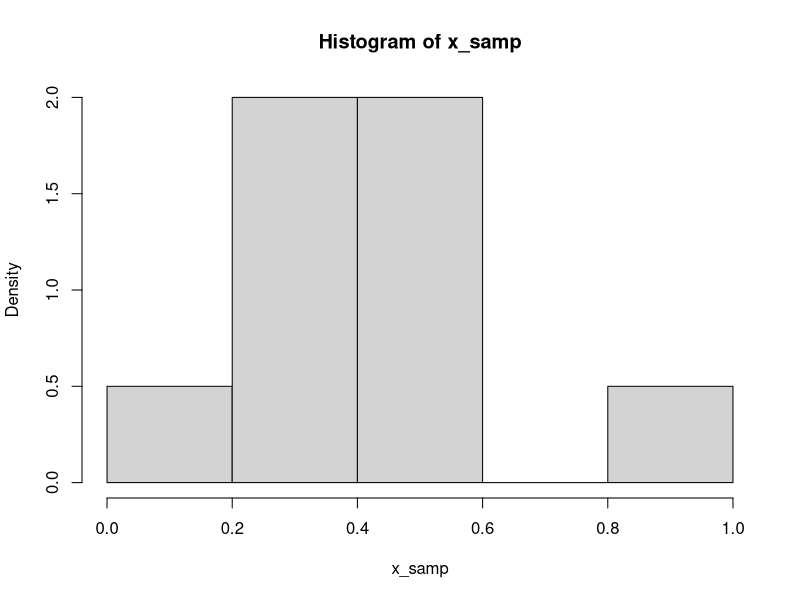

The R source for this figure: (Note: this script raises an error after producing the figure.)
#Question 1 part e
f_density <- function(x, a, b){
  constant = a*b
  y = constant*(x^(a - 1)*(1-(x^a))^(b - 1))
  
  y
}


##############

inversion_sampler = function(a, b, num_samps){
  
  #Setup
  u = runif(num_samps)
  fu = (1 - (1-u)^(1/b))^(1/a)
  
  fu
  
}

h_sampler = function(g, num_samps){
  
  x_samp = c()
  
  for(i in 1:num_samps) {
    u = 1
    w = 1/2
    iter=0
    threshold=(max(f_density(w, 2, 1/g), f_density(w, 2, g)))/(f_density(w, 2, 1/g) +f_density(w, 2, g))
    
    while(u > threshold) {
      
      X <- inversion_sampler(2, 1/g, 1)
      Y <- inversion_sampler(2, g, 1)
      
      u <- runif(1)
      v <- runif(1)
      
      w <- X*(v>1/2)+Y*(v<1/2)
      iter=iter+1
     
      
  
      threshold=(max(f_density(w, 2, 1/g), f_density(w, 2, g)))/(f_density(w, 2, 1/g) +f_density(w, 2, g))
      if(is.nan(threshold)){threshold=1}
        
      #print(c(threshold,w,iter))
    
    }
    x_samp [i] <- w
  }
  return(x_samp)
  
}
  
#Evaluate
num_samps = 10
g = 5
x_samp = h_sampler(g, num_samps)

#Plot
hist(x_samp, prob = TRUE)

#Target
x = seq(0,1, length = num_samps)
hx1 = fx(x, 2, 5)
hx2 = fx(x, 2, 1/5)
scaling_factor = 1.8
hx1_scaled = hx1/scaling_factor
hx2_scaled = hx2/scaling_factor

#Plots
hist(x_samp, prob = TRUE)
lines(x, hx1_scaled, 
      type = 'l', lwd = 2, col = 'red')
lines(x, hx2_scaled, col = 'green', lwd = 2)

###############
#Function no loop
h_sampler2 = function(g, num_samps){
  
  #1. Get two densities
  h1 = inversion_sampler(2, 1/g, num_samps)
  h2 = inversion_sampler(2, g, num_samps)
  
  #Simulate uniform variables 
  u = runif(num_samps)
  i = runif(num_samps)
  
  #Coin toss between two distributions (Bernoulli)
  w = h1*(i>1/2) + h2*(i<1/2)
  
  #Which density is max 
  threshold=(max(f_density(w, 2, 1/g), f_density(w, 2, g)))/(f_density(w, 2, 1/g) +f_density(w, 2, g))
  accept_w <- u <= threshold
  
  #Accepted samples
  x_samp = w[accept_w]
  
  x_samp
  
}

#Evaluate
num_samps = 1000000
g = 8
start_time = Sys.time()
h_samp = h_sampler2(g, num_samps)
end_time = Sys.time()
time_hs = end_time - start_time
time_hs

#Target
x = seq(0,1, length = num_samps)
hx1 = fx(x, 2, b)
hx2 = fx(x, 2, 1/b)
hx1_scaled = hx1/scaling_factor
hx2_scaled = hx2/scaling_factor



#Plots

hist(h_samp, prob = TRUE, xlim = c(0,1),  
     xlab = 'x', ylab = 'h(x, g)', cex.lab=1.5,
     main = 'Empirical Histogram of h(x,g) (n = 1 million) & Target Densities f(x,g)')
lines(x, hx1_scaled, 
      type = 'l', lwd = 2, col = 'red')
lines(x, hx2_scaled, col = 'green', lwd = 2)
legend('topleft', legend = c('f(x, 2, 2)', 'f(x, 2, 1/2)'), pch = 16, col = c('red', 'green'))



lines(x, hx1_scaled, 
      type = 'l', lwd = 2, col = 'red')
lines(x, hx2_scaled, col = 'green', lwd = 2)

#Plot
par(mfrow=c(1,1))
hist(x_samp, prob = TRUE)

#Draft
h_sampler = function(g, num_samps){
  
  x_samp = c()
  
  for(i in 1:num_samps) {
    u = 1
    w = 1/2
    iter=0
    threshold=(max(f_density(w, 2, 1/g), f_density(w, 2, g)))/(f_density(w, 2, 1/g) +f_density(w, 2, g))
    
    while(u > threshold) {
      
      X <- inversion_sampler(2, 1/g, 1)
      Y <- inversion_sampler(2, g, 1)
      
      u <- runif(1)
      v <- runif(1)
      
      w <- X*(v>1/2)+Y*(v<1/2)
      print(i)
      o = sprintf('u = %f, v = %f, w:', u, v)
      print(o)
      o = sprintf('X = %f, Y = %f, w:', X, Y)
      print(o)
      print(w)
      print('')
      iter=iter+1
      
      
      
      threshold=(max(f_density(w, 2, 1/g), f_density(w, 2, g)))/(f_density(w, 2, 1/g) +f_density(w, 2, g))
      if(is.nan(threshold)){threshold=1}
      
      #print(c(threshold,w,iter))
      
    }
    x_samp [i] <- w
  }
  return(x_samp)
  
}